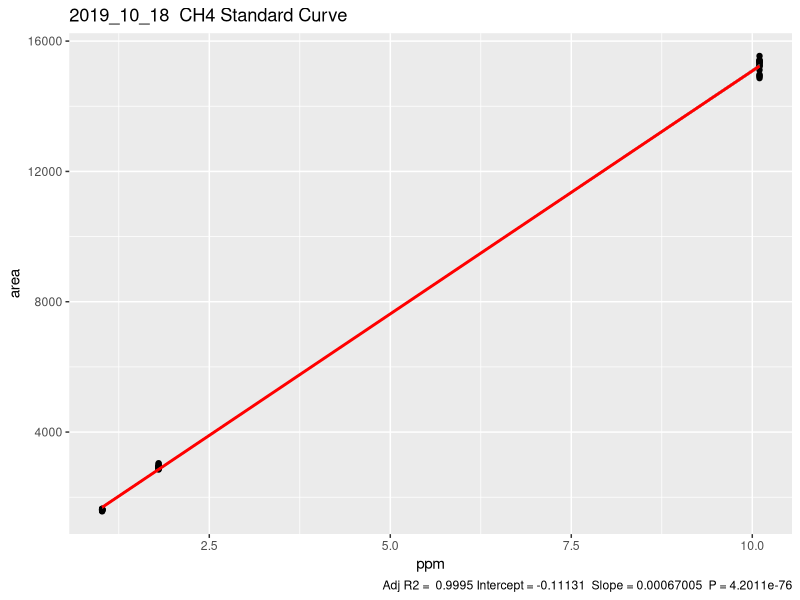
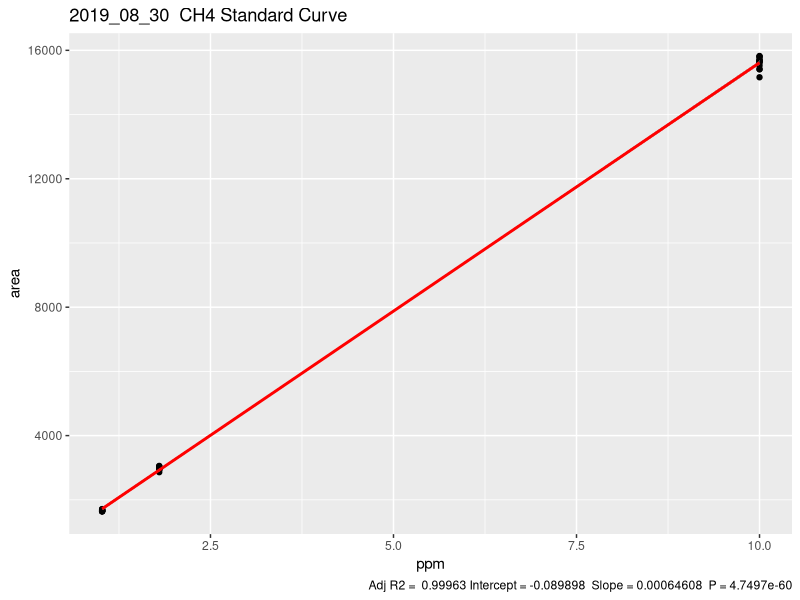
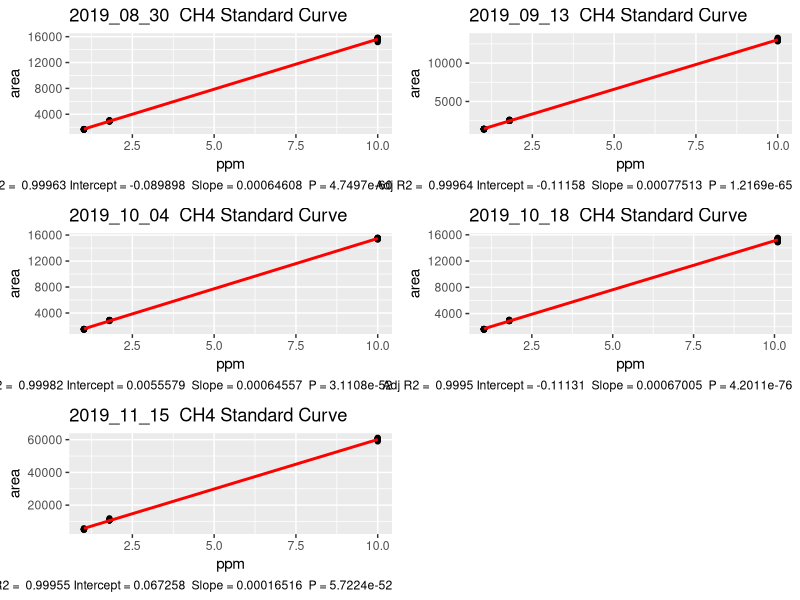

Generate these figures, in order, with R:
#------------------------------------------
# Load packages
library(tidyverse)
library(here)
library(gridExtra)


#-------------------------------------------
# Read in data

ch4_standards <- read_csv(here::here("data",
                                     "ch4_standard_raw.csv"))

#-------------------------------------------
# Use lm(), linear model function, to create regression model

### Change dates in name and filter

#fit_ch4_20190830 <- lm(ppm ~ area, data = ch4_standards %>% filter(date == "2019_08_30"))

#-------------------------------------------
#Use summary function to get summary information about linear model

### Changes dates

#summary(fit_ch4_20190830)

#--------------------------------------------
#Function to create standard curve


ggplot_regression <- function (fit, date) {
  
  require(ggplot2)
  
  ggplot(fit$model, aes_string(x = names(fit$model)[1], y = names(fit$model)[2])) + 
    geom_point() +
    stat_smooth(method = "lm", col = "red") +
    labs(title = paste(date, " CH4 Standard Curve"), 
         caption = paste("Adj R2 = ",
                         signif(summary(fit)$adj.r.squared, 5),
                         "Intercept =",signif(fit$coef[[1]],5 ),
                         " Slope =",signif(fit$coef[[2]], 5),
                         " P =",
                         signif(summary(fit)$coef[2,4], 5)))
}

dates_list_ch4 <- unique(ch4_standards$date) %>% 
  sort() %>% 
  as.list()

reg_list_ch4 <- map(dates_list_ch4, 
                ~ lm(ppm ~ area, data = ch4_standards %>% filter(date == .x))) %>% 
  set_names(dates_list_ch4)

reg_ggplot_list_ch4 <- map2(reg_list_ch4, 
                        dates_list_ch4, 
                        ~ ggplot_regression(fit = .x, date = .y))

### access plots by list element index or name
reg_ggplot_list_ch4[[4]]
reg_ggplot_list_ch4[["2019_08_30"]]


#DIsplay all plots
n <- length(reg_ggplot_list_ch4)

nCol <- floor(sqrt(n))

do.call("grid.arrange", c(reg_ggplot_list_ch4, ncol=nCol))

